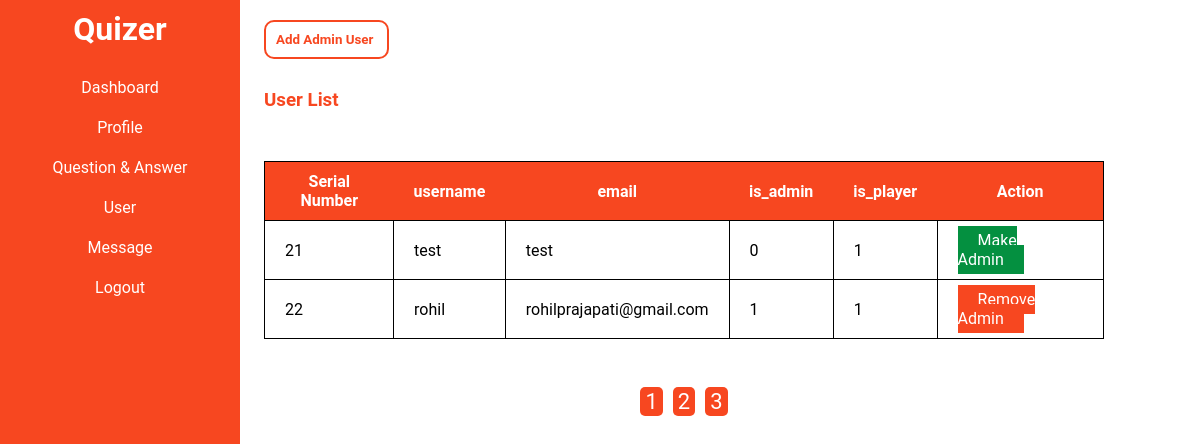
The page /app/admin/user.php?page=3 (signed in) on the database its author committed.
### tables this page shows
CREATE TABLE `users` (
  `user_id` int NOT NULL AUTO_INCREMENT,
  `username` varchar(100) NOT NULL,
  `email` varchar(150) DEFAULT NULL,
  `password` varchar(255) DEFAULT NULL,
  `is_admin` tinyint(1) NOT NULL DEFAULT '0',
  `is_player` tinyint(1) NOT NULL DEFAULT '1',
  PRIMARY KEY (`user_id`),
  UNIQUE KEY `username` (`username`),
  UNIQUE KEY `email` (`email`)
);

### app/admin/user.php (the view, shortened to what this page needs)
<?php
require '../component/user_fetch.php';
?>
<!DOCTYPE html>
<html lang="en">
<head>
    <link rel="stylesheet" href="../css/admin.css">
</head>
<body>
    <div class="main_container">
        <?php include 'admin_nav.php' ?>
        <div class="container">
            <input type="button" onclick="window.location.href='addUser.php'" value="Add Admin User " class="btn">
            <?php
            if (!isset($_GET['page'])) {
                $page = 1;
            } else {
                $page = $_GET['page'];
            }
            $results_per_page = 10;
            $page_first_result = ($page - 1) * $results_per_page;
            $i = $page_first_result + 1;
            $q_user = "SELECT * FROM users order by user_id desc";
            $result = mysqli_query($conn, $q_user);
            if (mysqli_num_rows($result) > 0) {
                $number_of_result = mysqli_num_rows($result);
                $number_of_page = ceil($number_of_result / $results_per_page);
                if ($page > $number_of_page) {
                    redirectAlertMessage("Invalid Page number !", "users.php");
                } else {
                    $q_paginated_fetch = "SELECT * FROM users order by user_id desc LIMIT " . $page_first_result . ',' . $results_per_page;
                    $result = mysqli_query($conn, $q_paginated_fetch);
            ?>
                    <h3 class="header">User List</h2>
                        <table>
                            <tr>
                                <th>Serial Number</th>
                                <th>username</th>
                                <th>email</th>
                                <th>is_admin</th>
                                <th>is_player</th>
                                <th>Action</th>
                            </tr>
                            <?php
                            while ($user = mysqli_fetch_assoc($result)) {
                            ?>
                                <tr>
                                    <td><?php echo $i; ?></td>
                                    <td><?= $user['username']; ?></td>
                                    <td><?= $user['email']; ?></td>
                                    <td><?= $user['is_admin']; ?></td>
                                    <td><?= $user['is_player']; ?></td>
                                    <td>
                                    <?php
                                    if($user['is_admin']){
                                ?>
                                    <a class="delete_btn" href="updateAdminStatus.php/?id=<?= $user['user_id'] ?> " onclick="return confirm('Are you sure u want to remove admin ?')">Remove Admin</a>
                                <?php
                                    }else{
                                        ?>
                                        <a class="enable_btn" href="updateAdminStatus.php/?id=<?= $user['user_id'] ?>" onclick="return confirm('Are you sure u want to make user admin ?');">Make Admin</a>
                                        <?php
                                    }
                                ?>
                                    </td>
                                </tr>
                            <?php
                                $i++;
                            }
                            ?>
                        </table>
                <?php
                }
            }
                ?>
                <div class="pagination_btn_row">
                    <?php
                    if ($number_of_result > $results_per_page) {
                        for ($page = 1; $page <= $number_of_page; $page++) {
                            echo "<a class='pagination_btn' href = 'user.php?page=$page'>$page</a>";
                        }
                    } ?>
                </div>
        </div>
</body>
</html>

### app/css/admin.css (style rules this page uses)
* { padding: 0px; margin: 0px; font-family: 'Roboto', sans-serif; }
.main_container { display: flex; width: 100%; position: relative; }
.container { margin-left: 22%; margin-right: 15px; width: 70%; text-align: justify; }
.header { margin: 10px auto; color: #f74720; }
table, tr, th, td { border: 1px solid black; border-collapse: collapse; }
th, td { padding: 10px 20px; }
th { background-color: #f74720; color: white; border: none; text-align: center; }
table { margin: 50px 0px; }
.btn { margin: 20px 0px; border: 2px solid #f74720; background-color: white; padding: 10px ; border-radius: 10px; text-align: center; color: #f74720; font-weight: bold; text-decoration: none; }
.delete_btn { background-color: #f74720; color: white; padding: 5px 20px; text-decoration: none; }
.enable_btn { background-color: #049040; color: white; padding: 5px 20px; text-decoration: none; }
.pagination_btn { padding: 2px 5px; background-color: #f74720; color: white; font-size: 22px; margin: 30px 5px; border-radius: 5px; text-decoration: none; }
.pagination_btn_row { margin: 20px 0px; text-align: center; }

### rows shown on the page
users: username "test", email "test", is_admin "0", is_player "1"
users: username "rohil", email "rohilprajapati@gmail.com", is_admin "1", is_player "1"
